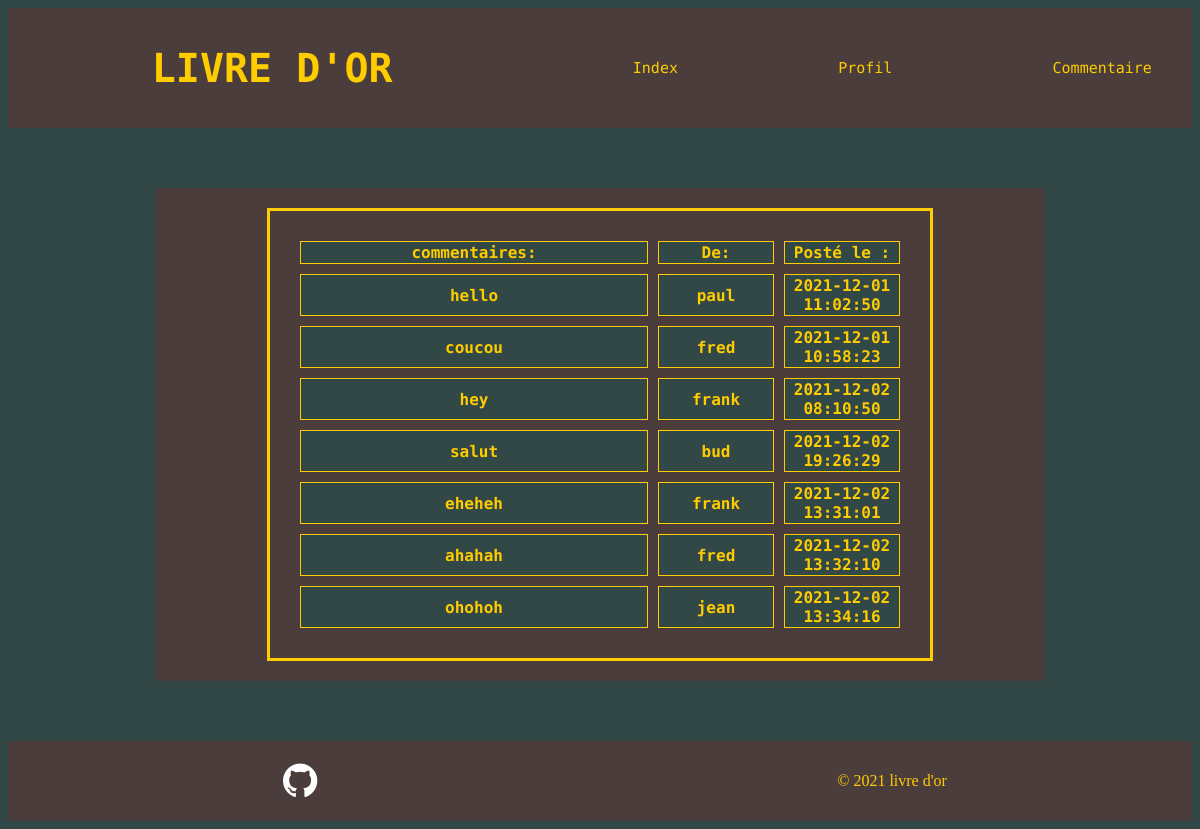
Screenshot of /livre-or.php with the database file from the repository.
### tables this page shows
CREATE TABLE `commentaires` (
  `id` int(11) NOT NULL,
  `commentaire` text NOT NULL,
  `id_utilisateur` int(11) NOT NULL,
  `date` datetime NOT NULL
);

CREATE TABLE `utilisateurs` (
  `id` int(11) NOT NULL,
  `login` varchar(255) NOT NULL,
  `password` varchar(255) NOT NULL
);

### livre-or.php (the view, shortened to what this page needs)
<!DOCTYPE html>
<html>
<head>
    <link rel="stylesheet" href="livre-or.css">
    <link rel="stylesheet" href="https://cdnjs.cloudflare.com/ajax/libs/font-awesome/4.7.0/css/font-awesome.min.css">
</head>
<body class="backgroundIndex">
    <header>
        <h1>LIVRE D'OR </h1>
        <a href="index.php">Index</a>
        <a href="profil.php">Profil</a>
        <a href="commentaire.php">Commentaire</a>
    </header>
        <div class="containerLO">
            <?php
                $bdd = mysqli_connect("localhost","root","root","livreor");mysqli_set_charset($bdd,"UTF8");
                $req = mysqli_query($bdd,"SELECT utilisateurs.login, commentaires.commentaire, commentaires.date FROM utilisateurs INNER JOIN commentaires ON utilisateurs.id = commentaires.id_utilisateur ");
                $coms = mysqli_fetch_all($req);
            ?>
    <table>
        <tr>
        <th class = "title">commentaires:</th>
        <th class = "title">De:</th>
        <th class = "title">Posté le :</th></tr>
        <?php foreach($coms as $com){
            echo "<tr><th class = 'com' >$com[1]</th>";
            echo "<th class = 'name'>$com[0]</th>";
            echo "<th class = 'date'>$com[2]</th> </tr>";
            }
        ?>
    </table>
        </div>
    <footer>
        <a href="https://github.com/mathieu-tatat/livre-or" class="fa fa-github" style="font-size:40px; display:flex"></a>
        <p>&copy; 2021 livre d'or</p>
    </footer>
</body>
</html>

### livre-or.css (style rules this page uses)
body { display: flex; flex-direction: column; flex-wrap: wrap; }
header { height: 120px; background-color: rgba(181, 19, 19, 0.2); display: flex; justify-content: space-around; margin-bottom: 60px; }
.backgroundIndex { background-color: rgb(49, 72, 71); }
h1 { display: flex; align-items: center; color: #ffcc00; font-size: 40px; font-family: 'Source Code Pro', monospace; margin-left: 2%; }
a { display: flex; align-items: center; color: #ffcc00; font-size: 15px; font-family: 'Source Code Pro', monospace; text-decoration: none; margin-right: -80px; }
.containerLO { width: 75%; height: auto; margin: auto; display: flex; justify-content: center; padding-top: 20px; padding-bottom: 20px; background-color: rgba(181, 19, 19, 0.2); color: #ffcc00; font-family: 'Source Code Pro', monospace; margin-bottom: 60px; }
table { padding: 20px; border: solid; width: inherit; border-spacing: 10px; }
.com { width: 60%; background-color: #314847; border: #FC0 solid 0.5px; }
.name { width: 20%; background-color:#314847; border: #FC0 solid 0.5px; }
.date { width: 20%; background-color:#314847; border: #FC0 solid 0.5px; }
.title { background-color:#314847; border: #FC0 solid 0.5px; }
footer { height: 80px; background-color: rgba(181, 19, 19, 0.2); display: flex; justify-content: space-around; color: #ffcc00; align-items: center; }
.fa { padding: 20px; text-align: center; margin: 5px 2px; font-size: 16px; width: 50px; border-radius: 12px; display: flex; justify-content: center; }
.fa-github { color: white; height: 20px; }

### rows the page displays
commentaires: commentaire "hello", id_utilisateur.login "paul", date "2021-12-01 11:02:50"
commentaires: commentaire "coucou", id_utilisateur.login "fred", date "2021-12-01 10:58:23"
commentaires: commentaire "hey", id_utilisateur.login "frank", date "2021-12-02 08:10:50"
commentaires: commentaire "salut", id_utilisateur.login "bud", date "2021-12-02 19:26:29"
commentaires: commentaire "eheheh", id_utilisateur.login "frank", date "2021-12-02 13:31:01"
commentaires: commentaire "ahahah", id_utilisateur.login "fred", date "2021-12-02 13:32:10"
commentaires: commentaire "ohohoh", id_utilisateur.login "jean", date "2021-12-02 13:34:16"
